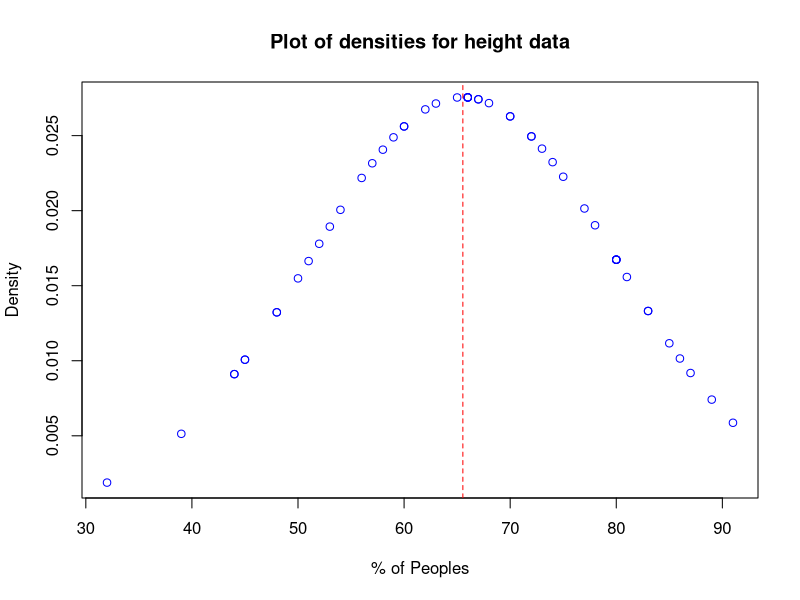
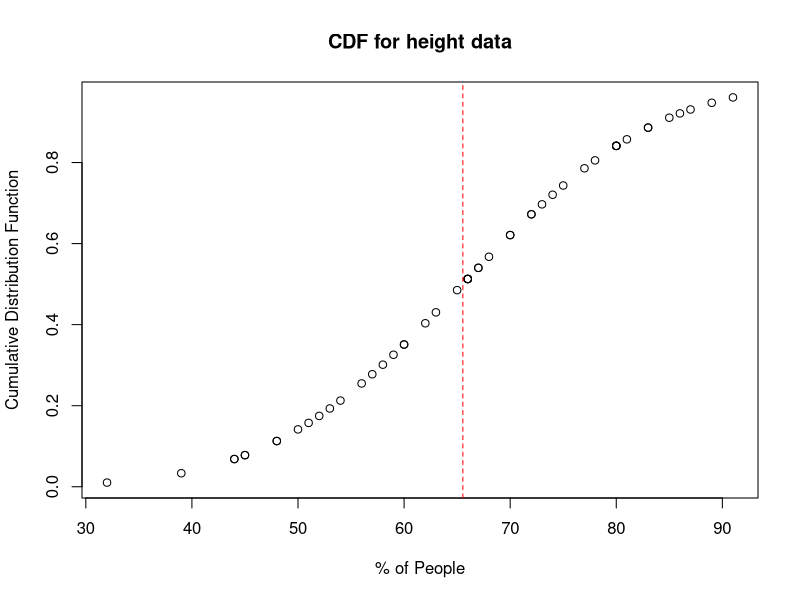

R code for these plots, in order:
data <- USArrests$UrbanPop
# print(data)
# plot(data)
mu <- mean(data)
std <- sd(data)
normalized <- dnorm(data, mu, std)

png(filename = "Normalized_Data.png")
plot(data, normalized,
    col = "blue",
    xlab = "% of Peoples", ylab = "Density",
    main = "Plot of densities for height data"
)
abline(v = mu, col = "red", lty = "dashed")
dev.off()

png(filename = "CDF.png")
plot(data, pnorm(data, mean = mu, sd = std),
    ylab = "Cumulative Distribution Function",
    xlab = "% of People",
    main = "CDF for height data"
)
abline(v = mu, col = "red", lty = "dashed")
dev.off()

print(paste0(
    "Probability that 60% or less of ",
    "people in a state are living in urban areas: ",
    pnorm(60, mean = mu, sd = std)
), quote = FALSE)
print(paste0(
    "Probability that 50% to 80% of",
    "people in a state are living in urban areas: ",
    pnorm(80, mean = mu, sd = std) - pnorm(50, mean = mu, sd = std)
), quote = FALSE)

print(paste0(
    "The 75th percentile ends at a value of: ",
    qnorm(0.75, mean = mu, sd = std)
), quote = FALSE)
